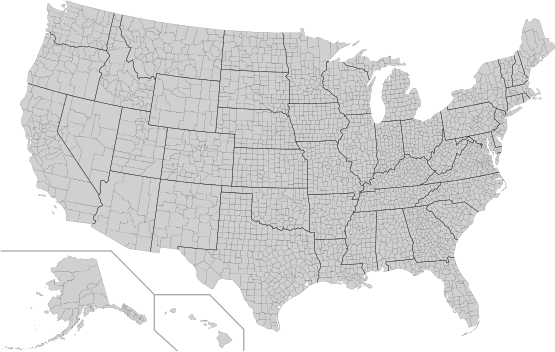
#> input picture USA_Counties_555x352.png, 555 x 352 px
$ python LoadingAndPlottingCancerRiskDataOnUSAMap.py
#> lines starting #> are read from the running program, lines starting #| are printed output that depends on the picture
"""
load a plot cancer risk data on a USA map
"""

import matplotlib.pyplot as plt
from PIL import Image
import csv
import math
import matplotlib

# dimentions of USA map in SVG format
USA_SVG_DIMENTIONS = [555, 352]

def read_csv_as_nested_list(filename, separator, quote):
    """
    Takes a CSV file, a separator, and a quote. Returns the data within
    the file as a list of dictionaries.
    """
    table = []
    with open(filename, "rt", newline = '', encoding='utf-8') as csvfile:
        csvreader = csv.reader(csvfile, delimiter = separator,
                                   quotechar = quote)
        for row in csvreader:
            table.append(row)
        return table

def compute_county_cirle(county_population):
    """
    Input:
        county_population - integer representing the population of a county
    Output:
        Returns the value of a linear function evaluated at county_population.
        This linear function maps the interval [67, 9519338] to [0, 500] and
        serves to transform county population data.
    """
    b = 500/(9519338 - 67)
    y = b*county_population - b*67
    return y

# max and min values for cancer risk
MIN_CANCER_RISK = math.log(0.0000086)
MAX_CANCER_RISK = math.log(0.00015)

def create_riskmap(colormap):
    """
    Input:
        colormap - string denoting the name of a colormap in matplotlib
    Output:
        Returns a function that maps a level of cancer risk to an RGB in the given colormap.
    """
    cmap = plt.colormaps[colormap]
    norm = plt.Normalize(vmin = MIN_CANCER_RISK, vmax = MAX_CANCER_RISK)
    cancer_risk = matplotlib.cm.ScalarMappable(norm = norm, cmap = cmap)
    return lambda risk: cancer_risk.to_rgba(math.log(risk))

def draw_cancer_risk_map(joined_csv_file_name, map_name, num_counties = None):
    """
    Inputs:
        joined_csv_file_name - A CSV file containing cancer-risk data by county
        and county center coordinates
        map_name - name of USA map
        num_counties - number of counties with higher cancer risk
    Outputs:
        Draws a map and adds a scatter point for the number of counties specified
        by num_counties with the highest cancer risk. The size of the scatter point
        is proportional to its population, and the color indicates cancer risk,
        with red denoting high risk and blue low risk.
    """
#> called with joined_csv_file_name = 'cancer_risk_dataset.csv', map_name = 'USA_Counties_555x352.png', num_counties = 100
    # read map image
    img = plt.imread(map_name)
#> img is the input picture: shape (352, 555, 4) float32; mean R, G, B, A 0.43, 0.43, 0.43, 0.538

    # get dimensions of the map
    height, width, channels = img.shape
#> height = 352; width = 555; channels = 4

    # create plot
    plt.imshow(img)

    # read merged dataset
    data = read_csv_as_nested_list(joined_csv_file_name, ',', '"')
#> (reads cancer_risk_dataset.csv from the repository)
    del data[0]

    # sort data by cancer risk
    data.sort(key = lambda x: float(x[4]), reverse = True)

    if num_counties is None:
        for row in data:
            x = float(row[5])
            y = float(row[6])
            county_position = [x, y]
            size = compute_county_cirle(float(row[3]))
            my_color = create_riskmap('jet')
            risk = float(row[4])
            color = my_color(risk)
            plt.scatter((county_position[0]/USA_SVG_DIMENTIONS[0])*width, (county_position[1]/USA_SVG_DIMENTIONS[1])*height, s = size, color = color)
    else:
        for county in range(0, num_counties):
            row = data[county]
            x = float(row[5])
            y = float(row[6])
            county_position = [x, y]
            size = compute_county_cirle(float(row[3]))
            my_color = create_riskmap('jet')
            risk = float(row[4])
            color = my_color(risk)
            plt.scatter((county_position[0]/USA_SVG_DIMENTIONS[0])*width, (county_position[1]/USA_SVG_DIMENTIONS[1])*height, s = size, color = color)

    # show the plot
    plt.show()
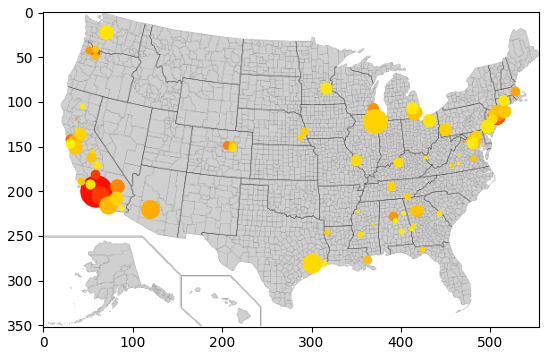
#> figure drawn by matplotlib, 1 panel

draw_cancer_risk_map('cancer_risk_dataset.csv', 'USA_Counties_555x352.png', 100)
draw_cancer_risk_map('cancer_risk_dataset.csv', 'USA_Counties_1000x634.png', 100)
#> call 2 of draw_cancer_risk_map, with joined_csv_file_name = 'cancer_risk_dataset.csv', map_name = 'USA_Counties_1000x634.png', num_counties = 100
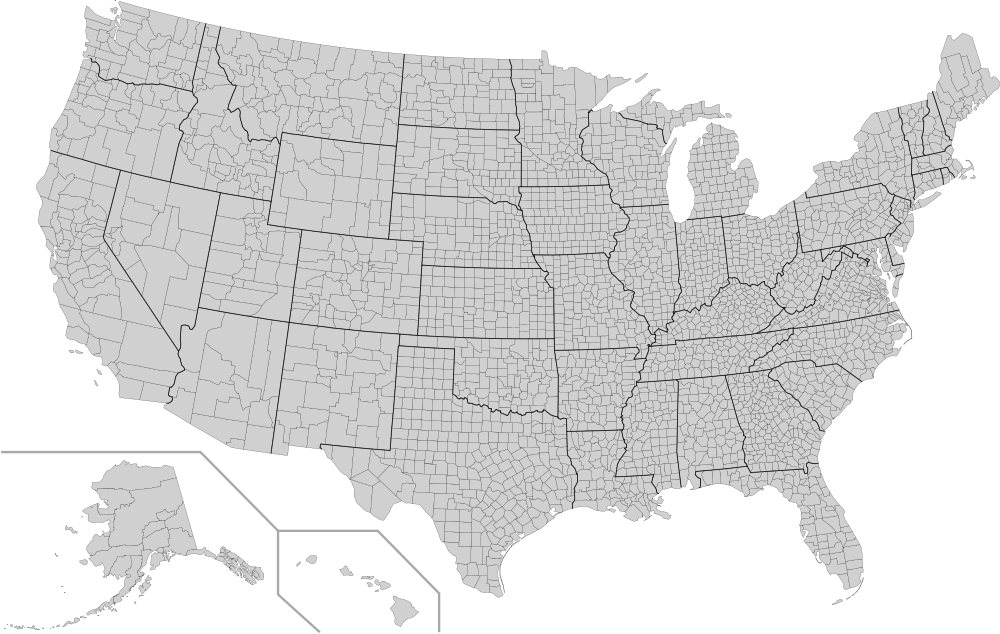
#> input picture USA_Counties_1000x634.png, 1000 x 634 px
#> in draw_cancer_risk_map, img is the input picture: shape (634, 1000, 4) float32; mean R, G, B, A 0.427, 0.427, 0.427, 0.549
#> in draw_cancer_risk_map (call 2), `plt.show()`:
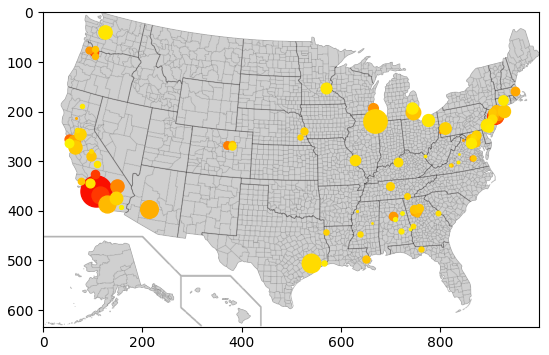
#> figure drawn by matplotlib, 1 panel
